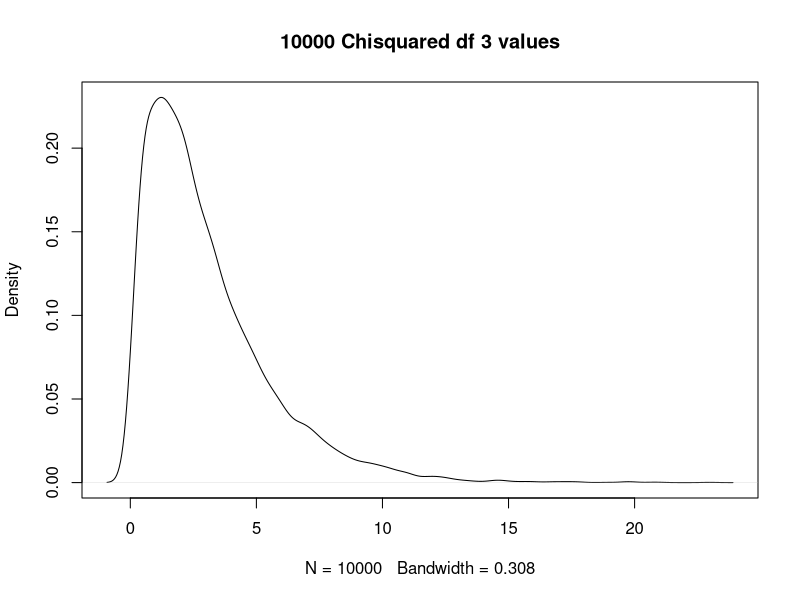
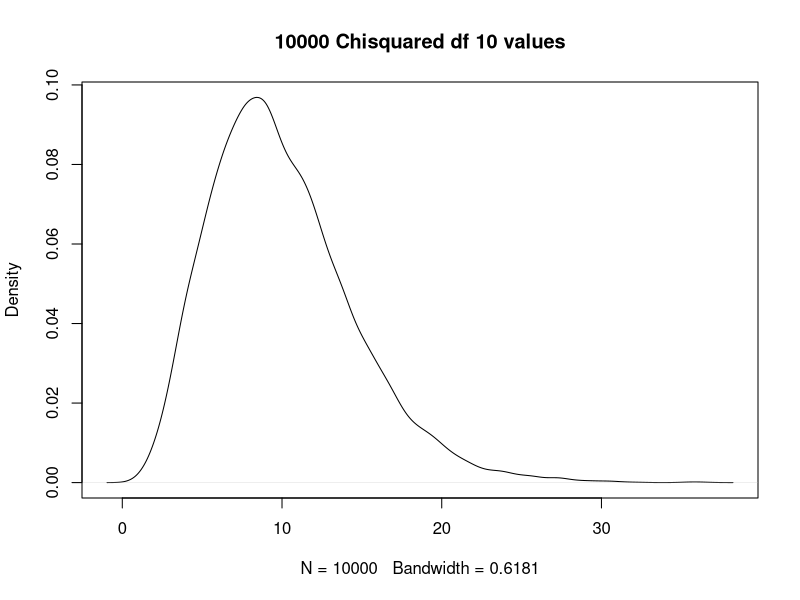
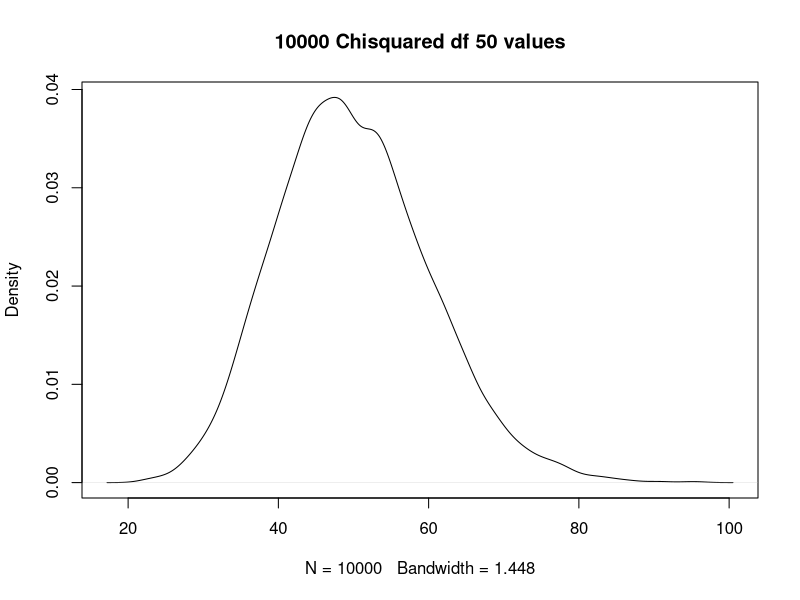
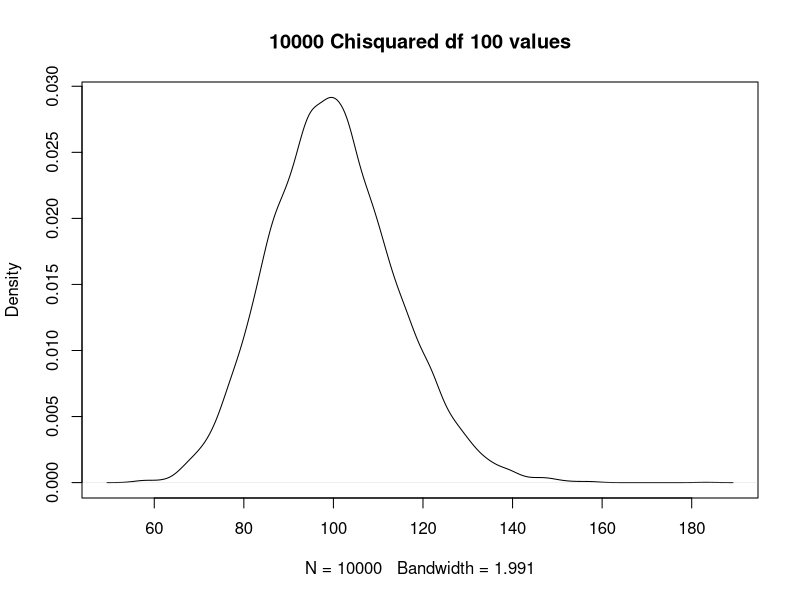

The R source for these figures, in order:
## ---- chunk 1
knitr::opts_chunk$set(echo = TRUE)
## ---- chunk 2
chisq.test(x=c(18,55,27), p=c(1/4, 2/4, 1/4), correct=FALSE)
1-pchisq(2.62, df=2)
pchisq(2.62, df=2, lower.tail=FALSE)
## ---- chunk 3
Rdf3=rchisq(10000, df=3, ncp=0)
plot(density(Rdf3), main="10000 Chisquared df 3 values")

Rdf10=rchisq(10000, df=10, ncp=0)
plot(density(Rdf10), main="10000 Chisquared df 10 values")

Rdf50=rchisq(10000, df=50, ncp=0)
plot(density(Rdf50), main="10000 Chisquared df 50 values")

Rdf100=rchisq(10000, df=100, ncp=0)
plot(density(Rdf100), main="10000 Chisquared df 100 values")
## ---- chunk 4
ex2data<-matrix(c(59, 108, 17, 70, 63, 6), nrow=2, byrow=TRUE)
View(ex2data)
(Ex2.test<-chisq.test(ex2data, correct=FALSE))
Ex2.test$expected
## ---- chunk 5
ex3data<-matrix(c(56, 1995, 84, 1946), nrow=2, byrow=TRUE)
chisq.test(ex3data, correct=FALSE)
## ---- chunk 6
ex4data<-matrix(c(50,59,161,88,20,40,56,52,188,4,3,5,2,66,6), nrow=5, byrow=TRUE)
ex4.test<-chisq.test(ex4data, correct=FALSE)
ex4.test$expected
